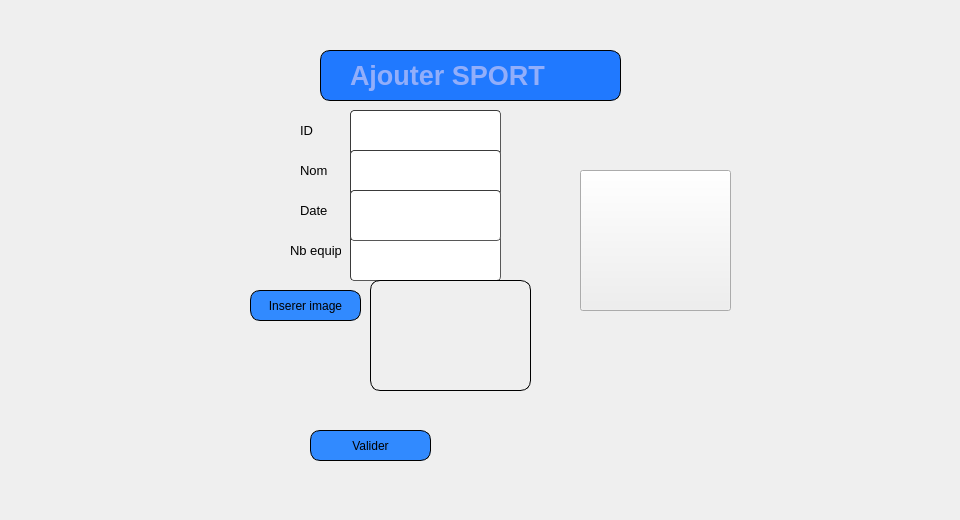
       <widget class="QWidget" name="page_3">
        <widget class="QLabel" name="label">
         <property name="geometry">
          <rect>
           <x>0</x>
           <y>0</y>
           <width>951</width>
           <height>511</height>
          </rect>
         </property>
         <property name="text">
          <string/>
         </property>
         <property name="pixmap">
          <pixmap resource="qt.qrc">:/new/prefix1/icons/haya.png</pixmap>
         </property>
        </widget>
        <widget class="QLabel" name="label_2">
         <property name="geometry">
          <rect>
           <x>240</x>
           <y>30</y>
           <width>511</width>
           <height>451</height>
          </rect>
         </property>
         <property name="text">
          <string/>
         </property>
         <property name="pixmap">
          <pixmap resource="qt.qrc">:/new/prefix1/icons/imf.jpg</pixmap>
         </property>
        </widget>
        <widget class="QLineEdit" name="id_s">
         <property name="geometry">
          <rect>
           <x>350</x>
           <y>110</y>
           <width>151</width>
           <height>51</height>
          </rect>
         </property>
         <property name="styleSheet">
          <string notr="true">	border-width: 1px; border-radius: 4px;
	border-color: rgb(58, 58, 58);
	border-style: inset;
	padding: 0 8px;


	selection-color: rgb(60, 63, 65);
color: rgb(255, 255, 127);</string>
         </property>
        </widget>
        <widget class="QLineEdit" name="nom_s">
         <property name="geometry">
          <rect>
           <x>350</x>
           <y>150</y>
           <width>151</width>
           <height>51</height>
          </rect>
         </property>
         <property name="styleSheet">
          <string notr="true">	border-width: 1px; border-radius: 4px;
	border-color: rgb(58, 58, 58);
	border-style: inset;
	padding: 0 8px;


	selection-color: rgb(60, 63, 65);</string>
         </property>
        </widget>
        <widget class="QLineEdit" name="nb_s">
         <property name="geometry">
          <rect>
           <x>350</x>
           <y>230</y>
           <width>151</width>
           <height>51</height>
          </rect>
         </property>
         <property name="styleSheet">
          <string notr="true">	border-width: 1px; border-radius: 4px;
	border-color: rgb(58, 58, 58);
	border-style: inset;
	padding: 0 8px;


	selection-color: rgb(60, 63, 65);</string>
         </property>
        </widget>
        <widget class="QLineEdit" name="date_s">
         <property name="geometry">
          <rect>
           <x>350</x>
           <y>190</y>
           <width>151</width>
           <height>51</height>
          </rect>
         </property>
         <property name="styleSheet">
          <string notr="true">	border-width: 1px; border-radius: 4px;
	border-color: rgb(58, 58, 58);
	border-style: inset;
	padding: 0 8px;


	selection-color: rgb(60, 63, 65);</string>
         </property>
        </widget>
        <widget class="QLabel" name="label_59">
         <property name="geometry">
          <rect>
           <x>300</x>
           <y>120</y>
           <width>41</width>
           <height>21</height>
          </rect>
         </property>
         <property name="font">
          <font>
           <pointsize>10</pointsize>
          </font>
         </property>
         <property name="text">
          <string>ID</string>
         </property>
        </widget>
        <widget class="QLabel" name="text_noms_2">
         <property name="geometry">
          <rect>
           <x>300</x>
           <y>160</y>
           <width>41</width>
           <height>21</height>
          </rect>
         </property>
         <property name="font">
          <font>
           <pointsize>10</pointsize>
          </font>
         </property>
         <property name="text">
          <string>Nom</string>
         </property>
        </widget>
        <widget class="QLabel" name="text_date_2">
         <property name="geometry">
          <rect>
           <x>300</x>
           <y>200</y>
           <width>41</width>
           <height>21</height>
          </rect>
         </property>
         <property name="font">
          <font>
           <pointsize>10</pointsize>
          </font>
         </property>
         <property name="text">
          <string>Date</string>
         </property>
        </widget>
        <widget class="QLabel" name="text_nb_2">
         <property name="geometry">
          <rect>
           <x>290</x>
           <y>240</y>
           <width>51</width>
           <height>21</height>
          </rect>
         </property>
         <property name="font">
          <font>
           <pointsize>10</pointsize>
          </font>
         </property>
         <property name="text">
          <string>Nb equipe</string>
         </property>
        </widget>
        <widget class="QLabel" name="label_86">
         <property name="geometry">
          <rect>
           <x>320</x>
           <y>50</y>
           <width>301</width>
           <height>51</height>
          </rect>
         </property>
         <property name="font">
          <font>
           <family>Arial</family>
           <pointsize>20</pointsize>
           <weight>75</weight>
           <italic>false</italic>
           <bold>true</bold>
          </font>
         </property>
         <property name="styleSheet">
          <string notr="true">border: 1px solid black;
background-color: rgb(32, 121, 255);
color: rgb(146, 174, 250);
border-radius: 10px;
padding: 0 8px;

font: bold, &quot;Arial&quot;;;
text-align:center;</string>
         </property>
         <property name="text">
          <string>  Ajouter SPORT</string>
         </property>
        </widget>
        <widget class="QPushButton" name="btn_image">
         <property name="geometry">
          <rect>
           <x>250</x>
           <y>290</y>
           <width>111</width>
           <height>31</height>
          </rect>
         </property>
         <property name="styleSheet">
          <string notr="true">border: 1px solid black;
border-radius: 10px;
padding: 0 8px;
background: #318aff;
font: bold, &quot;Arial&quot;;;
text-align:center;</string>
         </property>
         <property name="text">
          <string>Inserer image</string>
         </property>
        </widget>
        <widget class="QLabel" name="image_2">
         <property name="geometry">
          <rect>
           <x>370</x>
           <y>280</y>
           <width>161</width>
           <height>111</height>
          </rect>
         </property>
         <property name="styleSheet">
          <string notr="true">border: 1px solid black;
border-radius: 10px;
padding: 0 8px;

font: bold, &quot;Arial&quot;;;
text-align:center;</string>
         </property>
         <property name="text">
          <string/>
         </property>
        </widget>
        <widget class="QPushButton" name="Valider_s">
         <property name="geometry">
          <rect>
           <x>310</x>
           <y>430</y>
           <width>121</width>
           <height>31</height>
          </rect>
         </property>
         <property name="styleSheet">
          <string notr="true">border: 1px solid black;
border-radius: 10px;
padding: 0 8px;
background: #318aff;
font: bold, &quot;Arial&quot;;;
text-align:center;
</string>
         </property>
         <property name="text">
          <string>Valider</string>
         </property>
         <property name="icon">
          <iconset resource="qt.qrc">
           <normaloff>:/new/prefix1/icons/check.jpg</normaloff>:/new/prefix1/icons/check.jpg</iconset>
         </property>
        </widget>
        <widget class="QPushButton" name="traiter_s">
         <property name="geometry">
          <rect>
           <x>580</x>
           <y>170</y>
           <width>151</width>
           <height>141</height>
          </rect>
         </property>
         <property name="text">
          <string/>
         </property>
         <property name="icon">
          <iconset resource="qt.qrc">
           <normaloff>:/new/prefix1/icons/A.png</normaloff>:/new/prefix1/icons/A.png</iconset>
         </property>
         <property name="iconSize">
          <size>
           <width>150</width>
           <height>150</height>
          </size>
         </property>
         <property name="autoDefault">
          <bool>false</bool>
         </property>
        </widget>
       </widget>
